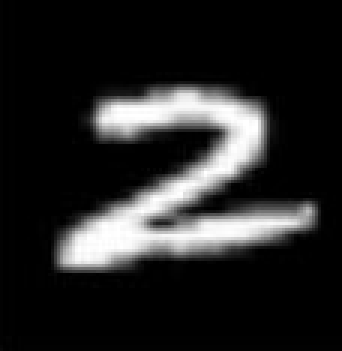
%> input picture Assignment 1/images/real_world/1.jpg, 114 x 117 px (shown 3 times larger)
$ octave real_images.m   (GNU Octave 9; MATLAB toolbox functions it lacks are replaced by stand-ins)
%> lines starting %> are read from the running program, lines starting %| are printed output that depends on the picture
### Assignment 1/matlab/conv_layer_forward.m
function [output] = conv_layer_forward(input, layer, param)
% Conv layer forward
% input: struct with input data
% layer: convolution layer struct
% param: weights for the convolution layer

% output:

h_in = input.height;
w_in = input.width;
c = input.channel;
batch_size = input.batch_size;
k = layer.k;
pad = layer.pad;
stride = layer.stride;
num = layer.num;
% resolve output shape
h_out = (h_in + 2*pad - k) / stride + 1;
w_out = (w_in + 2*pad - k) / stride + 1;

assert(h_out == floor(h_out), 'h_out is not integer')
assert(w_out == floor(w_out), 'w_out is not integer')
input_n.height = h_in;
input_n.width = w_in;
input_n.channel = c;

%% Fill in the code
% Iterate over the each image in the batch, compute response,
% Fill in the output datastructure with data, and the shape.
output.height = h_out;
output.width = w_out;
output.batch_size = batch_size;
output.channel = num;
output.data = zeros([h_out * w_out, num, batch_size]);

for i=(1:batch_size)
    input_n.data = input.data(:,i);
    rearrange_cols = im2col_conv(input_n, layer, h_out, w_out);
    W = k * k * c;
    dimensions_out = h_out * w_out;
    reshape_rearrange_cols = reshape(rearrange_cols, [W, dimensions_out]);

    output.data(:,:,i) = ((param.w.' * reshape_rearrange_cols) + param.b.').';
end

X = h_out * w_out * num;
output.data = reshape(output.data, [X, batch_size]);
end

### Assignment 1/matlab/relu_forward.m
function [output] = relu_forward(input)
output.height = input.height;
output.width = input.width;
output.channel = input.channel;
output.batch_size = input.batch_size;

% Replace the following line with your implementation.
output.data = max(input.data, 0);
end

### Assignment 1/matlab/pooling_layer_forward.m
function [output] = pooling_layer_forward(input, layer)

    h_in = input.height;
    w_in = input.width;
    c = input.channel;
    batch_size = input.batch_size;
    k = layer.k;
    pad = layer.pad;
    stride = layer.stride;

    h_out = (h_in + 2*pad - k) / stride + 1;
    w_out = (w_in + 2*pad - k) / stride + 1;


    output.height = h_out;
    output.width = w_out;
    output.channel = c;
    output.batch_size = batch_size;

    % Replace the following line with your implementation.
    temp_data = zeros([h_out, w_out, c, batch_size]);
    output.data = zeros([h_out* w_out* c, batch_size]);

    %reshaping the data to take out max as the definition of pooling
    %suggests
    reshaped_input_data = reshape(input.data, [h_in, w_in, c, batch_size]);
    s = stride;

    for a=(1:output.height)
        horizontal = s*(a-1) + 1; %row of a kernel with stride, s=2
        for b=(1:output.width)
            vertical = s*(b-1) + 1; %column of a kernel with stride, s=2
            filter_data = reshaped_input_data(horizontal:horizontal+k-1, vertical:vertical+k-1, :, :);
            temp_data(a,b,:,:) = max(max(filter_data));
        end
    end
    X = output.height*output.width*c;
    output.data = reshape(temp_data, [X, batch_size]);
end

### Assignment 1/matlab/inner_product_forward.m
function [output] = inner_product_forward(input, layer, param)

d = size(input.data, 1);
k = size(input.data, 2); % batch size
n = size(param.w, 2);

% Replace the following line with your implementation.
% Filling the height, width, channel, batch size and data field of the
% output.

output.height = input.height;
output.width = input.width;
output.channel = input.channel;
output.batch_size = k;
output.data = zeros([n, k]);

% output_temp is output, f(x) = wx + b
for i=1:k
    output.data(:,i) = (param.w.' * input.data(:,i)) + param.b.';
end

end

### Assignment 1/matlab/convnet_forward.m
function [output, P] = convnet_forward(params, layers, data)
    l = length(layers);
    %batch_size = layers{1}.batch_size;
    assert(strcmp(layers{1}.type, 'DATA') == 1, 'first layer must be data layer');
    output{1}.data = data;
    output{1}.height = layers{1}.height;
    output{1}.width = layers{1}.width;
    output{1}.channel = layers{1}.channel;
    output{1}.batch_size = layers{1}.batch_size;
    output{1}.diff = 0;
    for i = 2:l-1
        switch layers{i}.type
            case 'CONV'
                output{i} = conv_layer_forward(output{i-1}, layers{i}, params{i-1});
            case 'POOLING'
                output{i} = pooling_layer_forward(output{i-1}, layers{i});
            case 'IP'
                output{i} = inner_product_forward(output{i-1}, layers{i}, params{i-1});
            case 'RELU'
                output{i} = relu_forward(output{i-1});
            case 'ELU'
                output{i} = elu_forward(output{i-1}, layers{i});
        end
    end
    if nargout > 1
        W = bsxfun(@plus, params{l-1}.w * output{l-1}.data, params{l-1}.b);
        W = [W; zeros(1, size(W, 2))];
        W=bsxfun(@minus, W, max(W));
        W=exp(W);

        % Convert to Probabilities by normalizing
        P=bsxfun(@rdivide, W, sum(W));
    end
end

### Assignment 1/matlab/get_lenet.m
function layers = get_lenet()

    layers{1}.type = 'DATA';
    layers{1}.height = 28;
    layers{1}.width = 28;
    layers{1}.channel = 1;
    layers{1}.batch_size = 100;

    layers{2}.type = 'CONV';
    layers{2}.num = 20;
    layers{2}.k = 5;
    layers{2}.stride = 1;
    layers{2}.pad = 0;
    layers{2}.group = 1;

    layers{3}.type = 'RELU';

    layers{4}.type = 'POOLING';
    layers{4}.k = 2;
    layers{4}.stride = 2;
    layers{4}.pad = 0;


    layers{5}.type = 'CONV';
    layers{5}.k = 5;
    layers{5}.stride = 1;
    layers{5}.pad = 0;
    layers{5}.group = 1;
    layers{5}.num = 50;

    layers{6}.type = 'RELU';

    layers{7}.type = 'POOLING';
    layers{7}.k = 2;
    layers{7}.stride = 2;
    layers{7}.pad = 0;

    layers{8}.type = 'IP';
    layers{8}.num = 500;
    layers{8}.init_type = 'uniform';

    layers{9}.type = 'RELU';

    layers{10}.type = 'LOSS';
    layers{10}.num = 10;

end

### Assignment 1/matlab/real_images.m
layers = get_lenet();
load lenet.mat

layers{1}.batch_size = 1;

image_path = ["../images/real_world/1.jpg", "../images/real_world/2.jpg", "../images/real_world/3.jpg", "../images/real_world/4.jpg", "../images/real_world/5.jpg"];
for i=1:5
    images = imread(image_path(i));
%> images is the input picture: size 117x114x3 uint8; min 0, max 255, mean 37.3

    %grayscale
    if numel(images)>2
        images = rgb2gray(images);
%> images: size 117x114 uint8
    end

    %resizing
    images = imresize(images, [28, 28]);
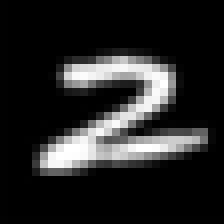
%> images: size 28x28 uint8 (shown 8 times larger); min 0, max 255, mean 37.4
    images = im2double(images);
%> images: size 28x28 double
    images = reshape(images', [], 1);
%> images = 784 values, max 1 at index 301, min 0 at index 2, mean 0.147

    [smth, predictions] = convnet_forward(params, layers, images);
%> the loop in convnet_forward, `for i = 2:l-1` made 8 passes
%> after the loop in convnet_forward, `for i = 2:l-1`: output = 9 items
%> in convnet_forward, `W = bsxfun(@plus, params{l-1}.w * output{l-1}.data, params{l-1}.b);`: W = [-1.71; -7.48; 10.22; 4.99; -11.03; -2.36; -10.26; 0.477; 1.51]
%> in convnet_forward, `W=bsxfun(@minus, W, max(W));`: W = [-11.93; -17.7; 0; -5.23; -21.25; -12.57; -20.48; -9.74; -8.71; -10.22]
%> in convnet_forward, `W=exp(W);`: W = [6.59e-06; 2.06e-08; 1; 0.00538; 5.91e-10; 3.47e-06; 1.28e-09; 5.89e-05; 0.000165; 3.65e-05]
%> in convnet_forward, `P=bsxfun(@rdivide, W, sum(W));`: P = [6.56e-06; 2.05e-08; 0.994; 0.00535; 5.87e-10; 3.45e-06; 1.27e-09; 5.85e-05; 0.000165; 3.63e-05]
%> smth = 9 items; predictions has the same summary as P in convnet_forward

    [wht, pred] = max(predictions);
%> wht = 0.994; pred = 3

    fprintf('%d \n', pred-1);
%| 2

end
%> pass 2 of the loop `for i=1:5`:
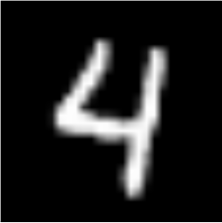
%> input picture Assignment 1/images/real_world/2.jpg, 222 x 223 px
%> images is the input picture: size 223x222x3 uint8; min 0, max 254, mean 30
%> `images = imresize(images, [28, 28]);`:
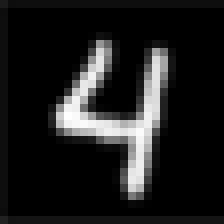
%> images: size 28x28 uint8 (shown 8 times larger); min 0, max 255, mean 29.4
%> `images = reshape(images', [], 1);`: images = 784 values, max 1 at index 401, min 0 at index 30, mean 0.115
%> the loop in convnet_forward (call 2), `for i = 2:l-1` made 8 passes
%> predictions = [1.32e-09; 1.64e-10; 2.42e-09; 1.71e-11; 1; 1.93e-08; 1.17e-07; 2.26e-07; 2.38e-08; 0.000316]
%> wht = 1; pred = 5
%| 4
%> pass 3 of the loop `for i=1:5`:
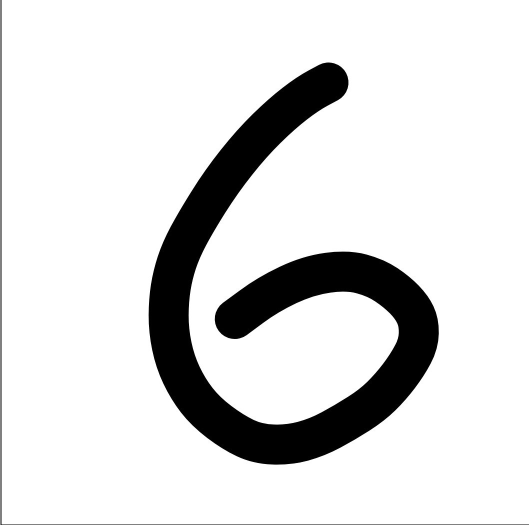
%> input picture Assignment 1/images/real_world/3.jpg, 1057 x 1050 px (shown at 1/2 size)
%> images is the input picture: size 1050x1057x3 uint8; min 0, max 255, mean 220.1
%> `images = imresize(images, [28, 28]);`:
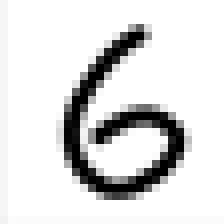
%> images: size 28x28 uint8 (shown 8 times larger); min 0, max 255, mean 220.3
%> `images = reshape(images', [], 1);`: images = 784 values, max 1 at index 2, min 0 at index 129, mean 0.864
%> predictions = [1.23e-05; 2.37e-09; 1.07e-05; 0.996; 2.9e-07; 1.71e-09; 9.76e-10; 1.16e-08; 0.00411; 2.4e-07]
%> wht = 0.996; pred = 4
%| 3
%> the loop made 5 passes; the first 3 are shown
